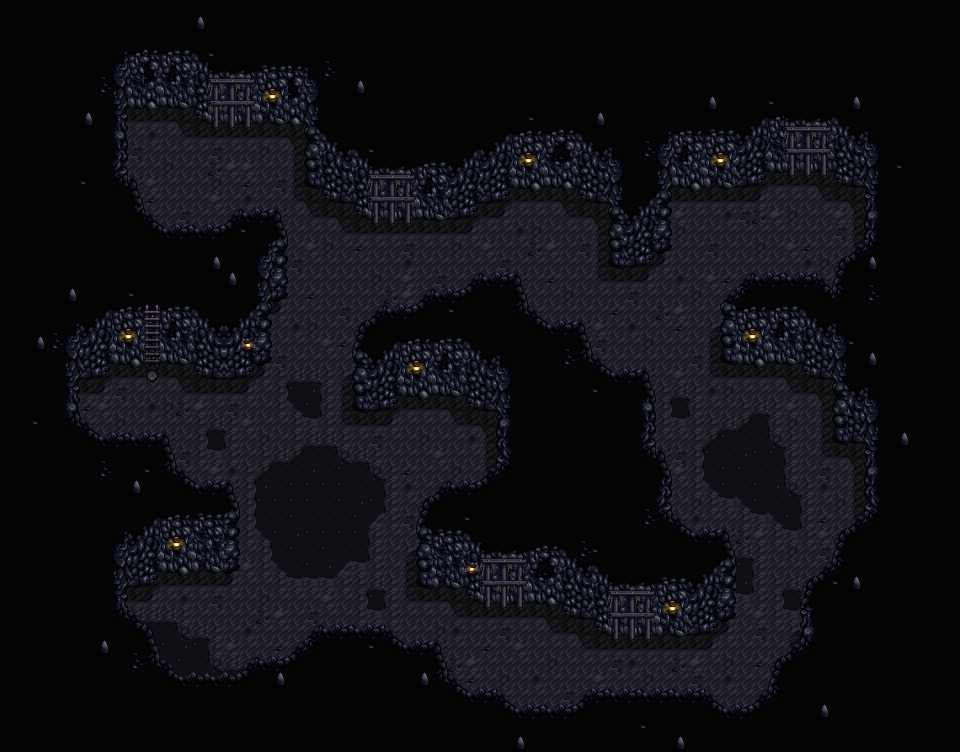

A level layout from a 2D game, rendered from its tile map. Below: a short description, then the map file with tile-grid data replaced by summaries:
An orthogonal 60x47 tile map with 16x16 px tiles, 3 tile layers (Back, Buildings, Front).

<map version="1.10" tiledversion="1.12.1" orientation="orthogonal" renderorder="right-down" width="60" height="47" tilewidth="16" tileheight="16" infinite="0" nextlayerid="7" nextobjectid="1">
 <tileset firstgid="1" name="mine" tilewidth="16" tileheight="16" tilecount="288" columns="16">
  <image source="mine_dark_dangerous.png" width="256" height="288" />
  <tile id="0">
   <properties>
    <property name="Type" value="Dirt" />
   </properties>
  </tile>
  <tile id="137">
   <properties>
    <property name="Type" value="Stone" />
   </properties>
  </tile>
  <tile id="138">
   <properties>
    <property name="Type" value="Stone" />
   </properties>
  </tile>
  <tile id="139">
   <properties>
    <property name="Type" value="Stone" />
   </properties>
  </tile>
  <tile id="140">
   <properties>
    <property name="Type" value="Stone" />
   </properties>
  </tile>
  <tile id="153">
   <properties>
    <property name="Type" value="Stone" />
   </properties>
  </tile>
  <tile id="154">
   <properties>
    <property name="Type" value="Stone" />
   </properties>
  </tile>
  <tile id="155">
   <properties>
    <property name="Type" value="Stone" />
   </properties>
  </tile>
  <tile id="165">
   <properties>
    <property name="Type" value="Dirt" />
   </properties>
  </tile>
  <tile id="166">
   <properties>
    <property name="Type" value="Stone" />
   </properties>
  </tile>
  <tile id="167">
   <properties>
    <property name="Type" value="Stone" />
   </properties>
  </tile>
  <tile id="168">
   <properties>
    <property name="Type" value="Stone" />
   </properties>
  </tile>
  <tile id="169">
   <properties>
    <property name="Type" value="Stone" />
   </properties>
  </tile>
  <tile id="170">
   <properties>
    <property name="Type" value="Stone" />
   </properties>
  </tile>
  <tile id="171">
   <properties>
    <property name="Type" value="Stone" />
   </properties>
  </tile>
  <tile id="172">
   <properties>
    <property name="Type" value="Stone" />
   </properties>
  </tile>
  <tile id="181">
   <properties>
    <property name="Type" value="Dirt" />
   </properties>
  </tile>
  <tile id="182">
   <properties>
    <property name="Type" value="Stone" />
   </properties>
  </tile>
  <tile id="183">
   <properties>
    <property name="Type" value="Dirt" />
   </properties>
  </tile>
  <tile id="184">
   <properties>
    <property name="Type" value="Stone" />
   </properties>
  </tile>
  <tile id="185">
   <properties>
    <property name="Type" value="Stone" />
   </properties>
  </tile>
  <tile id="186">
   <properties>
    <property name="Type" value="Stone" />
   </properties>
  </tile>
  <tile id="187">
   <properties>
    <property name="Type" value="Stone" />
   </properties>
  </tile>
  <tile id="188">
   <properties>
    <property name="Type" value="Stone" />
   </properties>
  </tile>
  <tile id="198">
   <properties>
    <property name="Type" value="Stone" />
   </properties>
  </tile>
  <tile id="199">
   <properties>
    <property name="Type" value="Stone" />
   </properties>
  </tile>
  <tile id="200">
   <properties>
    <property name="Type" value="Stone" />
   </properties>
  </tile>
  <tile id="201">
   <properties>
    <property name="Type" value="Stone" />
   </properties>
  </tile>
  <tile id="202">
   <properties>
    <property name="Type" value="Stone" />
   </properties>
  </tile>
  <tile id="203">
   <properties>
    <property name="Type" value="Stone" />
   </properties>
  </tile>
  <tile id="204">
   <properties>
    <property name="Type" value="Stone" />
   </properties>
  </tile>
  <tile id="217">
   <properties>
    <property name="Type" value="Stone" />
   </properties>
  </tile>
  <tile id="218">
   <properties>
    <property name="Type" value="Stone" />
   </properties>
  </tile>
  <tile id="219">
   <properties>
    <property name="Type" value="Stone" />
   </properties>
  </tile>
  <tile id="233">
   <properties>
    <property name="Type" value="Stone" />
   </properties>
  </tile>
  <tile id="234">
   <properties>
    <property name="Type" value="Stone" />
   </properties>
  </tile>
  <tile id="235">
   <properties>
    <property name="Type" value="Stone" />
   </properties>
  </tile>
  <tile id="240">
   <properties>
    <property name="Type" value="Wood" />
   </properties>
  </tile>
  <tile id="241">
   <properties>
    <property name="Type" value="Wood" />
   </properties>
  </tile>
  <tile id="242">
   <properties>
    <property name="Type" value="Wood" />
   </properties>
  </tile>
  <tile id="256">
   <properties>
    <property name="Type" value="Wood" />
   </properties>
  </tile>
  <tile id="257">
   <properties>
    <property name="Type" value="Wood" />
   </properties>
  </tile>
  <tile id="258">
   <properties>
    <property name="Type" value="Wood" />
   </properties>
  </tile>
  <tile id="272">
   <properties>
    <property name="Type" value="Wood" />
   </properties>
  </tile>
  <tile id="273">
   <properties>
    <property name="Type" value="Wood" />
   </properties>
  </tile>
  <tile id="274">
   <properties>
    <property name="Type" value="Wood" />
   </properties>
  </tile>
 </tileset>
 <layer id="1" name="Back" width="60" height="47">
  <data>[2820 cells, 2820 non-empty, 36 distinct tile ids]</data>
 </layer>
 <objectgroup id="2" name="Back" />
 <layer id="3" name="Buildings" width="60" height="47">
  <data>[2820 cells, 1911 non-empty, 119 distinct tile ids]</data>
 </layer>
 <objectgroup id="4" name="Buildings" />
 <layer id="5" name="Front" width="60" height="47">
  <data>[2820 cells, 155 non-empty, 11 distinct tile ids]</data>
 </layer>
 <objectgroup id="6" name="Front" />
</map>
